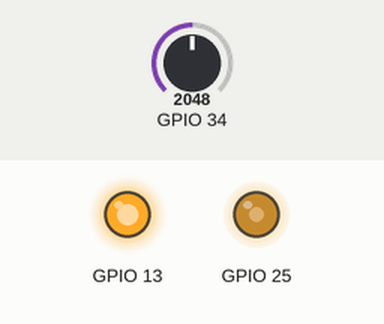
Bench run of a program on a simulated ESP32. On the bench: output pins drawn as LEDs (lit = HIGH). Inputs (shaded band) come from the test bench; at power-on: GPIO 34 = 2048.

Above: at 1.2 s.
1.3 s: GPIO 34 set to 2866
At 2.5 s:
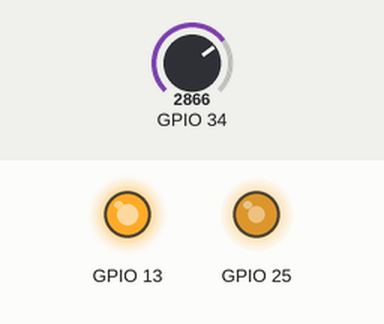
2.8 s: GPIO 34 set to 3603
At 3.7 s:
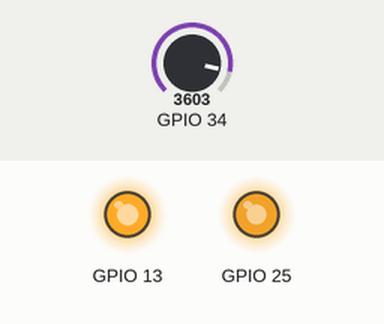
4.3 s: GPIO 34 set to 1228
At 4.9 s:
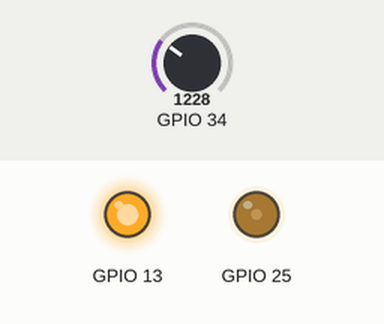
5.8 s: GPIO 34 set to 0
At 7.2 s:
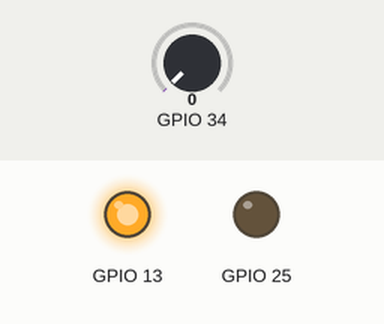
Timing chart, 0 to 8.3 s (numbered marks = the images above; inputs shaded):
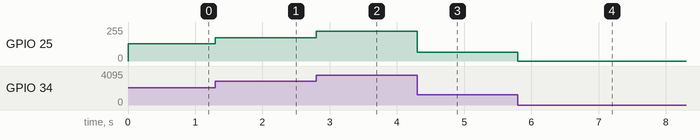

Measured:
- after the input at 1.3 s, GPIO 25: 128/255 → 176/255 at once
- after the input at 2.8 s, GPIO 25: 176/255 → 224/255 at once
- after the input at 4.3 s, GPIO 25: 224/255 → 64/255 at once
- after the input at 5.8 s, GPIO 25: 64/255 → 0/255 at once

The program:

main.cpp
```cpp
#include <Arduino.h>

void setup() {
  Serial.begin(115200);

  // I used a microphone with automatic gain control and that brought issues so I set a specific gain
  pinMode(13, OUTPUT);
  digitalWrite(13, HIGH);
}

void loop() {
  int adcValue = analogRead(34); // Read the analog value from the microphone on GPIO34

  // scale/shift the 12-bit ADC input value to a 4-bit value To achieve a 4-bit effect
  int fourBitValue = adcValue >> 8;

  // However, DACs on most Arduino-compatible boards, including ESP32, expect an 8-bit input (0-255).
  // So, we scale the 4-bit value back up to 8 bits for the DAC output.
  int dacValue = fourBitValue << 4; // Scale the 4-bit value up to 8-bit

  dacWrite(25, dacValue); // Output the scaled value to the DAC on GPIO25

  delayMicroseconds(120);
  // Using a short delay to control the frequency of the output signal
  // in my case I used a frequency of 8.3kHz, my speaker was rated for 10kHz max
}
```
